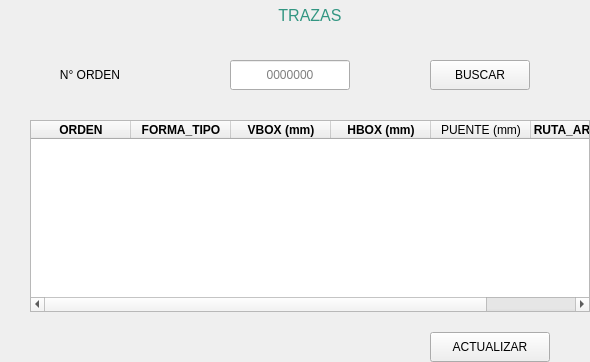
               <widget class="QWidget" name="page_trazas">
                <layout class="QVBoxLayout" name="verticalLayout_7" stretch="1,1,10">
                 <property name="spacing">
                  <number>0</number>
                 </property>
                 <property name="leftMargin">
                  <number>30</number>
                 </property>
                 <property name="topMargin">
                  <number>0</number>
                 </property>
                 <property name="rightMargin">
                  <number>0</number>
                 </property>
                 <property name="bottomMargin">
                  <number>0</number>
                 </property>
                 <item>
                  <layout class="QHBoxLayout" name="horizontalLayout_20">
                   <item>
                    <spacer name="horizontalSpacer_27">
                     <property name="orientation">
                      <enum>Qt::Horizontal</enum>
                     </property>
                     <property name="sizeHint" stdset="0">
                      <size>
                       <width>40</width>
                       <height>20</height>
                      </size>
                     </property>
                    </spacer>
                   </item>
                   <item>
                    <widget class="QLabel" name="label">
                     <property name="styleSheet">
                      <string notr="true">color: rgb(50, 150, 130,100%);
font-size: 12pt;</string>
                     </property>
                     <property name="text">
                      <string>TRAZAS</string>
                     </property>
                     <property name="alignment">
                      <set>Qt::AlignCenter</set>
                     </property>
                    </widget>
                   </item>
                   <item>
                    <spacer name="horizontalSpacer_28">
                     <property name="orientation">
                      <enum>Qt::Horizontal</enum>
                     </property>
                     <property name="sizeHint" stdset="0">
                      <size>
                       <width>40</width>
                       <height>20</height>
                      </size>
                     </property>
                    </spacer>
                   </item>
                  </layout>
                 </item>
                 <item>
                  <spacer name="verticalSpacer_11">
                   <property name="orientation">
                    <enum>Qt::Vertical</enum>
                   </property>
                   <property name="sizeHint" stdset="0">
                    <size>
                     <width>20</width>
                     <height>40</height>
                    </size>
                   </property>
                  </spacer>
                 </item>
                 <item>
                  <layout class="QVBoxLayout" name="verticalLayout_3">
                   <item>
                    <layout class="QHBoxLayout" name="horizontalLayout_18">
                     <item>
                      <layout class="QHBoxLayout" name="horizontalLayout_4" stretch="2,2,3,2,0">
                       <property name="leftMargin">
                        <number>0</number>
                       </property>
                       <property name="rightMargin">
                        <number>0</number>
                       </property>
                       <item>
                        <widget class="QLabel" name="label_13">
                         <property name="sizePolicy">
                          <sizepolicy hsizetype="Fixed" vsizetype="Fixed">
                           <horstretch>0</horstretch>
                           <verstretch>0</verstretch>
                          </sizepolicy>
                         </property>
                         <property name="minimumSize">
                          <size>
                           <width>120</width>
                           <height>0</height>
                          </size>
                         </property>
                         <property name="maximumSize">
                          <size>
                           <width>120</width>
                           <height>16777215</height>
                          </size>
                         </property>
                         <property name="text">
                          <string>N° ORDEN</string>
                         </property>
                         <property name="alignment">
                          <set>Qt::AlignCenter</set>
                         </property>
                        </widget>
                       </item>
                       <item>
                        <spacer name="horizontalSpacer_13">
                         <property name="orientation">
                          <enum>Qt::Horizontal</enum>
                         </property>
                         <property name="sizeType">
                          <enum>QSizePolicy::Fixed</enum>
                         </property>
                         <property name="sizeHint" stdset="0">
                          <size>
                           <width>80</width>
                           <height>20</height>
                          </size>
                         </property>
                        </spacer>
                       </item>
                       <item>
                        <widget class="QLineEdit" name="linea_buscar_individual">
                         <property name="sizePolicy">
                          <sizepolicy hsizetype="Fixed" vsizetype="Fixed">
                           <horstretch>0</horstretch>
                           <verstretch>0</verstretch>
                          </sizepolicy>
                         </property>
                         <property name="minimumSize">
                          <size>
                           <width>120</width>
                           <height>30</height>
                          </size>
                         </property>
                         <property name="maximumSize">
                          <size>
                           <width>120</width>
                           <height>30</height>
                          </size>
                         </property>
                         <property name="inputMask">
                          <string/>
                         </property>
                         <property name="text">
                          <string/>
                         </property>
                         <property name="maxLength">
                          <number>7</number>
                         </property>
                         <property name="cursorPosition">
                          <number>0</number>
                         </property>
                         <property name="alignment">
                          <set>Qt::AlignCenter</set>
                         </property>
                         <property name="placeholderText">
                          <string>0000000</string>
                         </property>
                         <property name="cursorMoveStyle">
                          <enum>Qt::VisualMoveStyle</enum>
                         </property>
                         <property name="clearButtonEnabled">
                          <bool>true</bool>
                         </property>
                        </widget>
                       </item>
                       <item>
                        <spacer name="horizontalSpacer_2">
                         <property name="orientation">
                          <enum>Qt::Horizontal</enum>
                         </property>
                         <property name="sizeType">
                          <enum>QSizePolicy::Fixed</enum>
                         </property>
                         <property name="sizeHint" stdset="0">
                          <size>
                           <width>80</width>
                           <height>20</height>
                          </size>
                         </property>
                        </spacer>
                       </item>
                       <item>
                        <widget class="QPushButton" name="btn_buscar_individual">
                         <property name="minimumSize">
                          <size>
                           <width>100</width>
                           <height>30</height>
                          </size>
                         </property>
                         <property name="maximumSize">
                          <size>
                           <width>100</width>
                           <height>30</height>
                          </size>
                         </property>
                         <property name="styleSheet">
                          <string notr="true"/>
                         </property>
                         <property name="text">
                          <string>BUSCAR</string>
                         </property>
                         <property name="icon">
                          <iconset>
                           <normaloff>Icons/lupa.png</normaloff>Icons/lupa.png</iconset>
                         </property>
                         <property name="iconSize">
                          <size>
                           <width>20</width>
                           <height>20</height>
                          </size>
                         </property>
                        </widget>
                       </item>
                      </layout>
                     </item>
                     <item>
                      <spacer name="horizontalSpacer_23">
                       <property name="orientation">
                        <enum>Qt::Horizontal</enum>
                       </property>
                       <property name="sizeHint" stdset="0">
                        <size>
                         <width>55</width>
                         <height>20</height>
                        </size>
                       </property>
                      </spacer>
                     </item>
                    </layout>
                   </item>
                   <item>
                    <spacer name="verticalSpacer_10">
                     <property name="orientation">
                      <enum>Qt::Vertical</enum>
                     </property>
                     <property name="sizeType">
                      <enum>QSizePolicy::Fixed</enum>
                     </property>
                     <property name="sizeHint" stdset="0">
                      <size>
                       <width>20</width>
                       <height>30</height>
                      </size>
                     </property>
                    </spacer>
                   </item>
                   <item>
                    <widget class="QTableWidget" name="tabla_trazas">
                     <property name="enabled">
                      <bool>true</bool>
                     </property>
                     <property name="focusPolicy">
                      <enum>Qt::WheelFocus</enum>
                     </property>
                     <property name="editTriggers">
                      <set>QAbstractItemView::NoEditTriggers</set>
                     </property>
                     <property name="tabKeyNavigation">
                      <bool>true</bool>
                     </property>
                     <property name="alternatingRowColors">
                      <bool>true</bool>
                     </property>
                     <property name="showGrid">
                      <bool>true</bool>
                     </property>
                     <property name="sortingEnabled">
                      <bool>true</bool>
                     </property>
                     <property name="rowCount">
                      <number>0</number>
                     </property>
                     <property name="columnCount">
                      <number>6</number>
                     </property>
                     <attribute name="horizontalHeaderDefaultSectionSize">
                      <number>100</number>
                     </attribute>
                     <attribute name="verticalHeaderHighlightSections">
                      <bool>true</bool>
                     </attribute>
                     <column>
                      <property name="text">
                       <string>ORDEN</string>
                      </property>
                      <property name="font">
                       <font>
                        <weight>75</weight>
                        <bold>true</bold>
                       </font>
                      </property>
                      <property name="textAlignment">
                       <set>AlignCenter</set>
                      </property>
                      <property name="background">
                       <color>
                        <red>255</red>
                        <green>0</green>
                        <blue>191</blue>
                       </color>
                      </property>
                     </column>
                     <column>
                      <property name="text">
                       <string>FORMA_TIPO</string>
                      </property>
                      <property name="font">
                       <font>
                        <weight>75</weight>
                        <bold>true</bold>
                       </font>
                      </property>
                      <property name="textAlignment">
                       <set>AlignCenter</set>
                      </property>
                      <property name="background">
                       <color>
                        <red>85</red>
                        <green>255</green>
                        <blue>127</blue>
                       </color>
                      </property>
                     </column>
                     <column>
                      <property name="text">
                       <string>VBOX (mm)</string>
                      </property>
                      <property name="font">
                       <font>
                        <weight>75</weight>
                        <bold>true</bold>
                       </font>
                      </property>
                      <property name="textAlignment">
                       <set>AlignCenter</set>
                      </property>
                      <property name="background">
                       <color>
                        <red>255</red>
                        <green>248</green>
                        <blue>53</blue>
                       </color>
                      </property>
                     </column>
                     <column>
                      <property name="text">
                       <string>HBOX (mm)</string>
                      </property>
                      <property name="font">
                       <font>
                        <weight>75</weight>
                        <bold>true</bold>
                       </font>
                      </property>
                      <property name="textAlignment">
                       <set>AlignCenter</set>
                      </property>
                      <property name="background">
                       <color>
                        <red>0</red>
                        <green>170</green>
                        <blue>127</blue>
                       </color>
                      </property>
                     </column>
                     <column>
                      <property name="text">
                       <string>PUENTE (mm)</string>
                      </property>
                      <property name="textAlignment">
                       <set>AlignCenter</set>
                      </property>
                     </column>
                     <column>
                      <property name="text">
                       <string>RUTA_ARCHIVO</string>
                      </property>
                      <property name="font">
                       <font>
                        <weight>75</weight>
                        <bold>true</bold>
                       </font>
                      </property>
                      <property name="textAlignment">
                       <set>AlignCenter</set>
                      </property>
                      <property name="background">
                       <color>
                        <red>255</red>
                        <green>170</green>
                        <blue>0</blue>
                       </color>
                      </property>
                     </column>
                    </widget>
                   </item>
                   <item>
                    <spacer name="verticalSpacer_3">
                     <property name="orientation">
                      <enum>Qt::Vertical</enum>
                     </property>
                     <property name="sizeType">
                      <enum>QSizePolicy::Fixed</enum>
                     </property>
                     <property name="sizeHint" stdset="0">
                      <size>
                       <width>20</width>
                       <height>20</height>
                      </size>
                     </property>
                    </spacer>
                   </item>
                   <item>
                    <layout class="QHBoxLayout" name="horizontalLayout_19">
                     <item>
                      <layout class="QHBoxLayout" name="horizontalLayout_3" stretch="1,3,0">
                       <property name="rightMargin">
                        <number>0</number>
                       </property>
                       <property name="bottomMargin">
                        <number>0</number>
                       </property>
                       <item>
                        <widget class="QLabel" name="signal_trazas">
                         <property name="sizePolicy">
                          <sizepolicy hsizetype="Fixed" vsizetype="Fixed">
                           <horstretch>0</horstretch>
                           <verstretch>0</verstretch>
                          </sizepolicy>
                         </property>
                         <property name="minimumSize">
                          <size>
                           <width>250</width>
                           <height>0</height>
                          </size>
                         </property>
                         <property name="maximumSize">
                          <size>
                           <width>250</width>
                           <height>16777215</height>
                          </size>
                         </property>
                         <property name="styleSheet">
                          <string notr="true">color: rgb(0,128,120,90%);</string>
                         </property>
                         <property name="text">
                          <string/>
                         </property>
                        </widget>
                       </item>
                       <item>
                        <spacer name="horizontalSpacer">
                         <property name="orientation">
                          <enum>Qt::Horizontal</enum>
                         </property>
                         <property name="sizeType">
                          <enum>QSizePolicy::Fixed</enum>
                         </property>
                         <property name="sizeHint" stdset="0">
                          <size>
                           <width>150</width>
                           <height>20</height>
                          </size>
                         </property>
                        </spacer>
                       </item>
                       <item>
                        <widget class="QPushButton" name="btn_refrescar">
                         <property name="minimumSize">
                          <size>
                           <width>120</width>
                           <height>30</height>
                          </size>
                         </property>
                         <property name="maximumSize">
                          <size>
                           <width>120</width>
                           <height>30</height>
                          </size>
                         </property>
                         <property name="styleSheet">
                          <string notr="true"/>
                         </property>
                         <property name="text">
                          <string>ACTUALIZAR</string>
                         </property>
                         <property name="icon">
                          <iconset>
                           <normaloff>Icons/boton-actualizar.png</normaloff>Icons/boton-actualizar.png</iconset>
                         </property>
                         <property name="iconSize">
                          <size>
                           <width>20</width>
                           <height>20</height>
                          </size>
                         </property>
                        </widget>
                       </item>
                      </layout>
                     </item>
                     <item>
                      <spacer name="horizontalSpacer_24">
                       <property name="orientation">
                        <enum>Qt::Horizontal</enum>
                       </property>
                       <property name="sizeHint" stdset="0">
                        <size>
                         <width>40</width>
                         <height>20</height>
                        </size>
                       </property>
                      </spacer>
                     </item>
                    </layout>
                   </item>
                  </layout>
                 </item>
                </layout>
               </widget>
